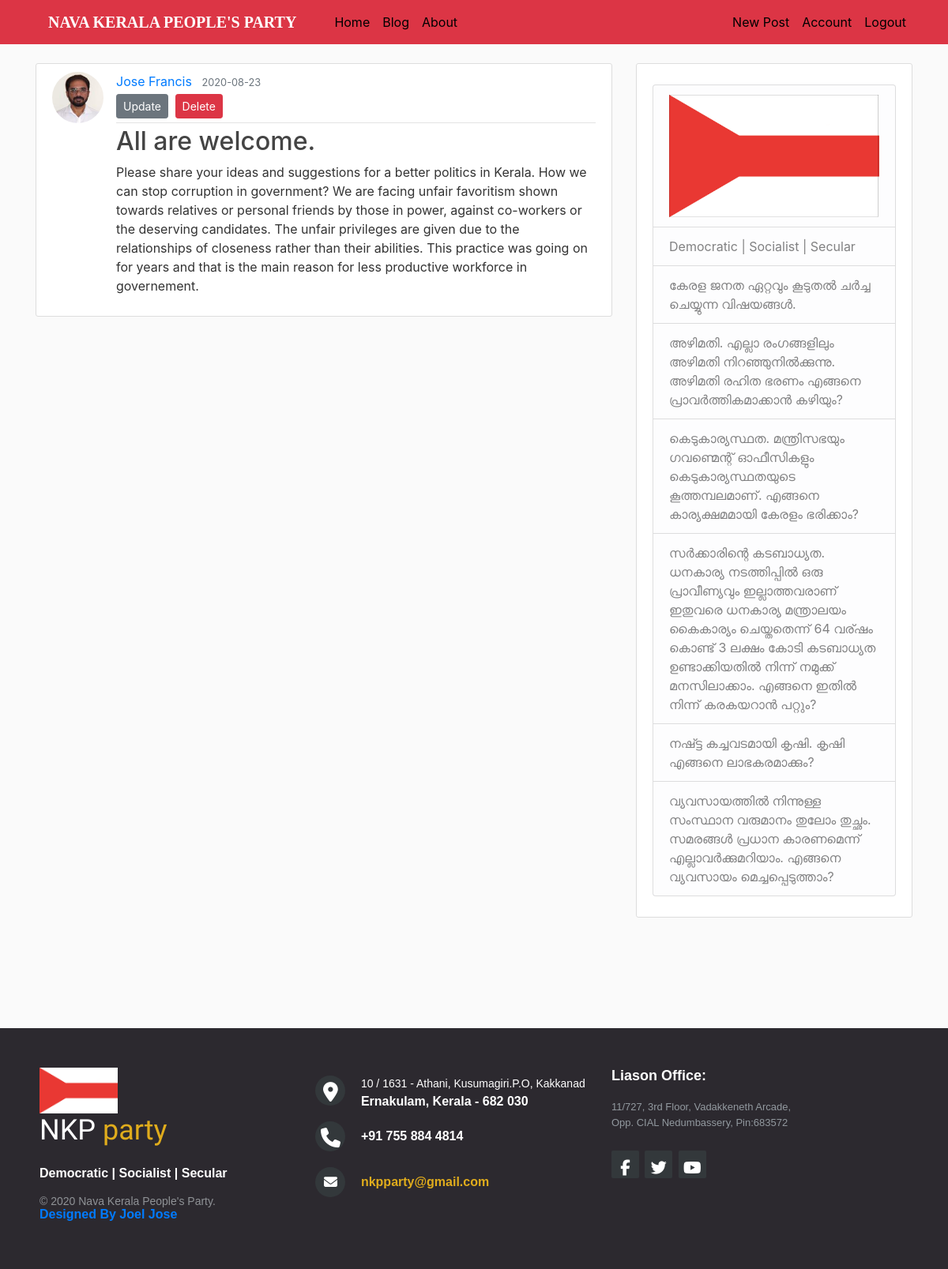
/post/2 (signed in), run on an earlier commit of the app's database.
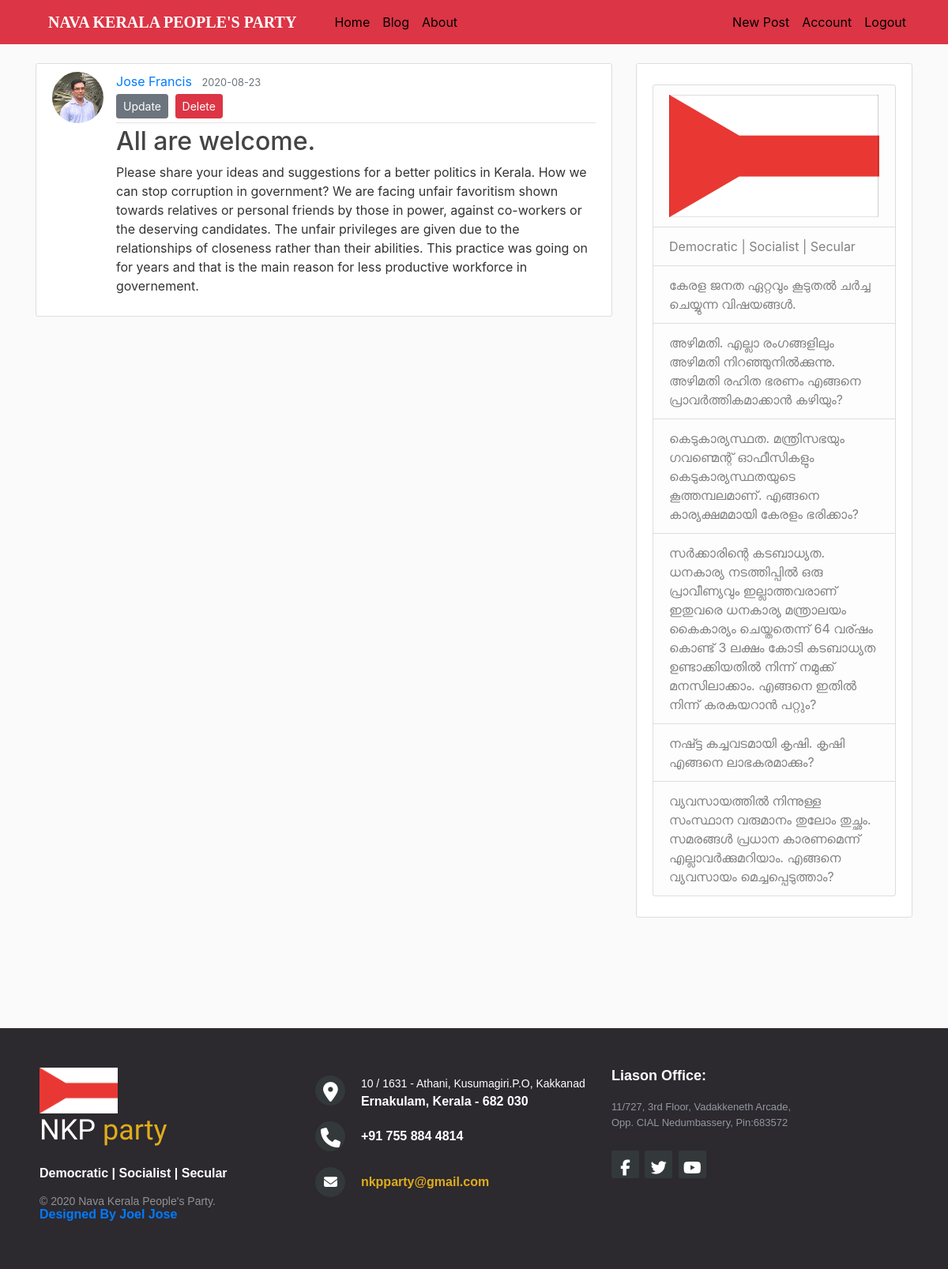
And on a later commit of the database.
### mySite/models.py (models this page shows, shortened)
class User(db.Model, UserMixin):
    id = db.Column(db.Integer, primary_key=True)
    username = db.Column(db.String(20), unique=True, nullable=False)
    email = db.Column(db.String(120), unique=True, nullable=False)
    image_file = db.Column(db.String(20), nullable=False, default='default.jpg')
    password = db.Column(db.String(60), nullable=False)
    district = db.Column(db.String(20),nullable=False,default='default')
    localBodyType = db.Column(db.String(20),nullable=False,default='default')
    localBodyName = db.Column(db.String(20),nullable=False,default='default')
    phone = db.Column(db.String(20),nullable=False,default='default')
    privelege=db.Column(db.Integer,nullable=False,default=0)
    verify_email=db.Column(db.Boolean,nullable=False,default=False)
    verify_phone=db.Column(db.Boolean,nullable=False,default=False)
    posts = db.relationship('Post', backref='author', lazy=True)

### mySite/posts/routes.py (the view)
@posts.route("/post/<int:post_id>")
def post(post_id):
    post = Post.query.get_or_404(post_id)
    return render_template('post.html', title=post.title, post=post)

### mySite/models.py (called while the page is built)
@login_manager.user_loader
def load_user(user_id):
    return User.query.get(int(user_id))

### mySite/templates/post.html (shortened to what this page needs)
{% extends "layout.html" %}
{% block content %}
  <article class="media content-section">
    <img class="rounded-circle article-img" src="{{ url_for('static', filename='profile_pics/' + post.author.image_file) }}">
    <div class="media-body">
      <div class="article-metadata">
        <a class="mr-2" href="{{ url_for('users.user_posts', username=post.author.username) }}">{{ post.author.username }}</a>
        <small class="text-muted">{{ post.date_posted.strftime('%Y-%m-%d') }}</small>
        {% if post.author == current_user %}
          <div>
            <a class="btn btn-secondary btn-sm mt-1 mb-1" href="{{ url_for('posts.update_post', post_id=post.id) }}">Update</a>
            <button type="button" class="btn btn-danger btn-sm m-1" data-toggle="modal" data-target="#deleteModal">Delete</button>
          </div>
        {% endif %}
      </div>
      <h2 class="article-title">{{ post.title }}</h2>
      <p class="article-content">{{ post.content }}</p>
    </div>
  </article>
{% endblock content %}

What changed in the data, as far as the page shows it:
changed User "Jose Francis": image_file: a different picture
